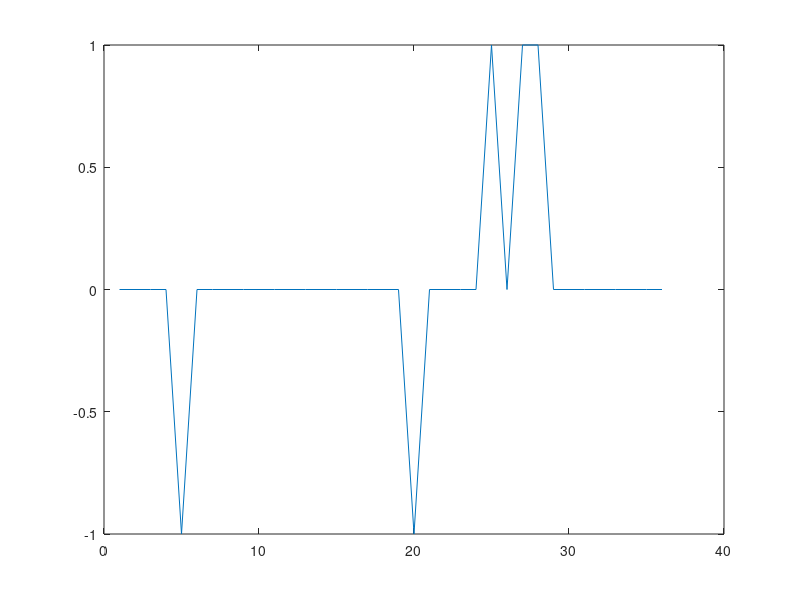

Write the MATLAB code that produced this figure. (Note: this script raises an error after producing the figure.)
% l1eq_example.m
%
% Test out l1eq code (l1 minimization with equality constraints).
%
% Written by: Justin Romberg, Caltech
% Email: jrom@acm.caltech.edu
% Created: October 2005
%
clc;clear;close all
% put key subdirectories in path if not already there
path(path, './Optimization');
path(path, './Data');

% To reproduce the example in the documentation, uncomment the 
% two lines below
%load RandomStates
%rand('state', rand_state);
%randn('state', randn_state);

% signal length
N = 36;
% number of spikes in the signal
T = 5;
% number of observations to make
K = 18;

% random +/- 1 signal
x = zeros(N,1);
q = randperm(N);
x(q(1:T)) = sign(randn(T,1));
plot(x);

% measurement matrix
disp('Creating measurment matrix...');
A = randn(K,N);
A = orth(A')';

disp('Done.');
	
% observations
y = A*x;

% initial guess = min energy
x0 = A'*y;

% solve the LP
tic
xp = l1eq_pd(x0, A, [], y, 1e-3);
toc
figure;plot(xp,'r');
% large scale
% Afun = @(z) A*z;
% Atfun = @(z) A'*z;
% tic
% xp = l1eq_pd(x0, Afun, Atfun, y, 1e-3, 30, 1e-8, 200);
% toc




